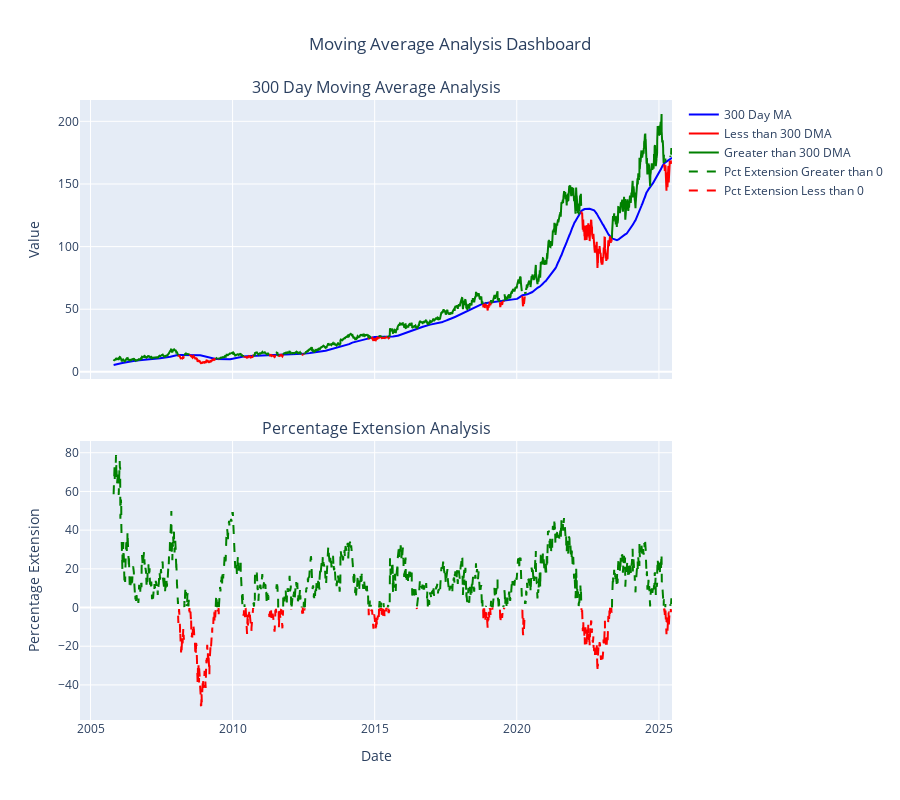

The cell this chart's notebook holds for it:
### Code cell
# Create subplots with 2 rows, 1 column
fig = make_subplots(
    rows=2, cols=1,
    subplot_titles=(f'{moving_average} Day Moving Average Analysis', 'Percentage Extension Analysis'),
    vertical_spacing=0.1,
    shared_xaxes=True
)

# First subplot: Moving Average and comparison lines
fig.add_trace(
    go.Scatter(
        x=historical_data['Date'], 
        y=historical_data[f'{moving_average}DMA'],
        mode='lines', 
        name=f'{moving_average} Day MA', 
        line=dict(color='blue')
    ),
    row=1, col=1
)

fig.add_trace(
    go.Scatter(
        x=historical_data['Date'], 
        y=historical_data[f'Less_than_{moving_average}_DMA'],
        mode='lines', 
        name=f'Less than {moving_average} DMA', 
        line=dict(color='red')
    ),
    row=1, col=1
)

fig.add_trace(
    go.Scatter(
        x=historical_data['Date'], 
        y=historical_data[f'Greater_than_{moving_average}_DMA'],
        mode='lines', 
        name=f'Greater than {moving_average} DMA', 
        line=dict(color='green')
    ),
    row=1, col=1
)

# Second subplot: Percentage extension lines
fig.add_trace(
    go.Scatter(
        x=historical_data['Date'], 
        y=historical_data['Greater_than_0'],
        mode='lines', 
        name='Pct Extension Greater than 0', 
        line=dict(color='green', dash='dash')
    ),
    row=2, col=1
)

fig.add_trace(
    go.Scatter(
        x=historical_data['Date'], 
        y=historical_data['Less_than_0'],
        mode='lines', 
        name='Pct Extension Less than 0', 
        line=dict(color='red', dash='dash')
    ),
    row=2, col=1
)

# Update layout for better appearance
fig.update_layout(
    height=800,  # Increase height for 2 subplots
    title_text=f"Moving Average Analysis Dashboard",
    title_x=0.5,
    showlegend=True,
    hovermode='x unified'
)

# Update x-axis labels
fig.update_xaxes(title_text="Date", row=2, col=1)

# Update y-axis labels
fig.update_yaxes(title_text="Value", row=1, col=1)
fig.update_yaxes(title_text="Percentage Extension", row=2, col=1)

# Show the plot
fig.show()

### Figure 1 — Plotly figure (JSON) as saved in the notebook; plotly's stock layout.template omitted (floating-point values rounded to 4 significant figures; data arrays with more than 128 entries replaced by an {"elided": "..."} marker saying what was removed)
{"data": [{"line": {"color": "blue"}, "mode": "lines", "name": "300 Day MA", "type": "scatter", "x": {"elided": "5242 str values"}, "xaxis": "x", "y": {"elided": "5242 float values"}, "yaxis": "y"}, {"line": {"color": "red"}, "mode": "lines", "name": "Less than 300 DMA", "type": "scatter", "x": {"elided": "5242 str values"}, "xaxis": "x", "y": {"elided": "5242 float values"}, "yaxis": "y"}, {"line": {"color": "green"}, "mode": "lines", "name": "Greater than 300 DMA", "type": "scatter", "x": {"elided": "5242 str values"}, "xaxis": "x", "y": {"elided": "5242 float values"}, "yaxis": "y"}, {"line": {"color": "green", "dash": "dash"}, "mode": "lines", "name": "Pct Extension Greater than 0", "type": "scatter", "x": {"elided": "5242 str values"}, "xaxis": "x2", "y": {"elided": "5242 float values"}, "yaxis": "y2"}, {"line": {"color": "red", "dash": "dash"}, "mode": "lines", "name": "Pct Extension Less than 0", "type": "scatter", "x": {"elided": "5242 str values"}, "xaxis": "x2", "y": {"elided": "5242 float values"}, "yaxis": "y2"}], "layout": {"annotations": [{"font": {"size": 16}, "showarrow": false, "text": "300 Day Moving Average Analysis", "x": 0.5, "xanchor": "center", "xref": "paper", "y": 1, "yanchor": "bottom", "yref": "paper"}, {"font": {"size": 16}, "showarrow": false, "text": "Percentage Extension Analysis", "x": 0.5, "xanchor": "center", "xref": "paper", "y": 0.45, "yanchor": "bottom", "yref": "paper"}], "height": 800, "hovermode": "x unified", "showlegend": true, "title": {"text": "Moving Average Analysis Dashboard", "x": 0.5}, "xaxis": {"anchor": "y", "domain": [0, 1], "matches": "x2", "showticklabels": false}, "xaxis2": {"anchor": "y2", "domain": [0, 1], "title": {"text": "Date"}}, "yaxis": {"anchor": "x", "domain": [0.55, 1], "title": {"text": "Value"}}, "yaxis2": {"anchor": "x2", "domain": [0, 0.45], "title": {"text": "Percentage Extension"}}}}
